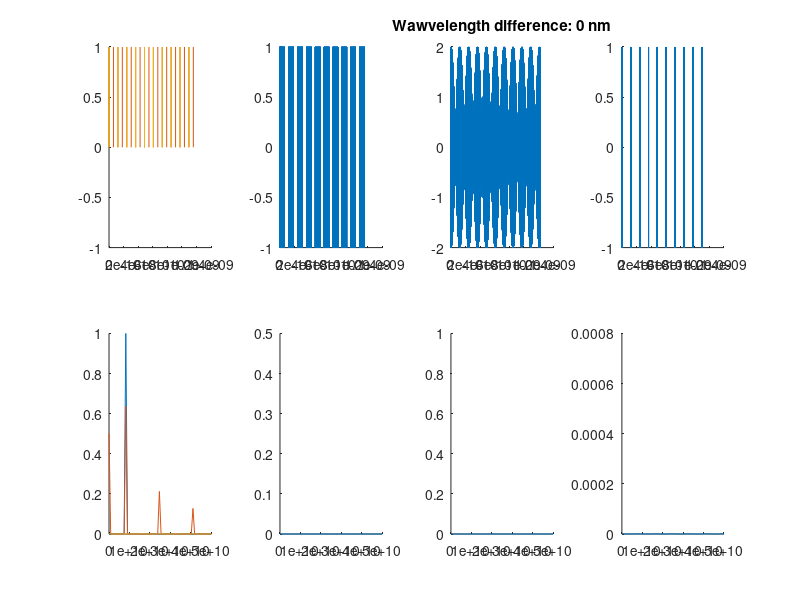

The MATLAB script that drew this image:
% Display frequncy components in different types of waves
clear

LIGHT_SPEED = 299792458;

% NearIR wavelength windows
window1Wavelength_m = [650 950]*10^-9;

window2Wavelength_m = [1259 1100 1350]*10^-9;

window3Wavelength_m = [1671 1600 1870]*10^-9;

window4Wavelength_m = [2208 2100 2300]*10^-9;

%Target resonance
%%% Pulsed is very sensitive to this, 
%%% may be difference if this shifts between odd or even modes.
targetFrequency_hz = 8.22*10^9; 1.6388*10^9;  %*1.25

targetWavelength_m = LIGHT_SPEED/targetFrequency_hz;

targetPeriod_s = 1/targetFrequency_hz;

periodsToSimulate = 10;

simulationDuration_s = periodsToSimulate*targetPeriod_s;

% Convert wavelengths to frequncies
window1Frequency_hz = LIGHT_SPEED./window1Wavelength_m;

window2Frequency_hz = LIGHT_SPEED./window2Wavelength_m;

window3Frequency_hz = LIGHT_SPEED./window3Wavelength_m;

window4Frequency_hz = LIGHT_SPEED./window4Wavelength_m;

%%% CHANGE FREQUNCY BAND HERE
carrierFrequency_hz = window3Frequency_hz(1);

% Sampling rate
pointsPerCarrierWave = 10; %No qulatitative change 10 - 100

samplingFrequency_hz = window1Frequency_hz(1)*pointsPerCarrierWave;

samplingPeriod_s = 1/samplingFrequency_hz;

sampleLength = round(simulationDuration_s/samplingPeriod_s);



% Create signals
time_s = (0:sampleLength-1)*samplingPeriod_s; 

% Target signal is just sine wave
targetSignal = sin(2*pi*targetFrequency_hz*time_s);

% Ideal pulsed signal is half-rectified square wave
pulsedSignal = targetSignal;

pulsedSignal(pulsedSignal < 0) = 0;

pulsedSignal(pulsedSignal > 0) = 1;

% Add lightwave to pulses
lightPulseSignal = sin(2*pi*carrierFrequency_hz*time_s).*pulsedSignal;

% Create beating signal - subtract so longer wavelength
upperFrequncy_hz = carrierFrequency_hz - targetFrequency_hz;

beatingSignal = sin(2*pi*carrierFrequency_hz*time_s) + sin(2*pi*upperFrequncy_hz*time_s); 
%beatingSignal = sin(2*pi*carrierFrequency_hz*time_s) .* sin(2*pi*targetFrequency_hz*time_s); 


wavelengthDifference_nm = (LIGHT_SPEED/upperFrequncy_hz - LIGHT_SPEED/carrierFrequency_hz)*10^9;

% Create femto-pulsed signal
pulseDuration = 100*10^-15;

femtoPulsedSignal = pulsedSignal;

changeInds = find(diff(pulsedSignal) > 0) + 1;

% figure; hold on;
% plot(time_s, pulsedSignal) 
% plot(time_s(changeInds), pulsedSignal(changeInds),'rx') 

for i = 1:length(changeInds)-1
    inds = find(time_s > (time_s(changeInds(i)) + pulseDuration) & ... 
        time_s < time_s(changeInds(i+1)));
    
    femtoPulsedSignal(inds) = 0;
end

inds = find(time_s > (time_s(changeInds(end)) + pulseDuration));

femtoPulsedSignal(inds) = 0;

% Add lightwave to femto-pulses

lightFemtoPulsedSignal = sin(2*pi*carrierFrequency_hz*time_s).*femtoPulsedSignal;
    


% Frequency analysis 
frequencyReference = samplingFrequency_hz*(0:(sampleLength/2))/sampleLength;

% Target signal
targetPower = abs(fft(targetSignal)/sampleLength);

targetPower = targetPower(1:sampleLength/2+1);

targetPower(2:end-1) = 2*targetPower(2:end-1);

% Ideal pulsed
pulsedPower = abs(fft(pulsedSignal)/sampleLength);

pulsedPower = pulsedPower(1:sampleLength/2+1);

pulsedPower(2:end-1) = 2*pulsedPower(2:end-1);

% Lightwave pulsed
lightPulsedPower = abs(fft(lightPulseSignal)/sampleLength);

lightPulsedPower = lightPulsedPower(1:sampleLength/2+1);

lightPulsedPower(2:end-1) = 2*lightPulsedPower(2:end-1);

% Beating 
beatingPower = abs(fft(beatingSignal)/sampleLength);

beatingPower = beatingPower(1:sampleLength/2+1);

beatingPower(2:end-1) = 2*beatingPower(2:end-1);

% Femto-pulsed
femtoPulsedPower = abs(fft(femtoPulsedSignal)/sampleLength);

femtoPulsedPower = femtoPulsedPower(1:sampleLength/2+1);

femtoPulsedPower(2:end-1) = 2*femtoPulsedPower(2:end-1);

% Lightwave femto-pulsed
ligthFemtoPulsedPower = abs(fft(lightFemtoPulsedSignal)/sampleLength);

ligthFemtoPulsedPower = ligthFemtoPulsedPower(1:sampleLength/2+1);

ligthFemtoPulsedPower(2:end-1) = 2*ligthFemtoPulsedPower(2:end-1);



% Display results
close all

figure; subplot(2,4,1); hold on

plot(time_s, targetSignal)

plot(time_s, pulsedSignal)

plot(time_s, femtoPulsedSignal)

subplot(2,4,2); hold on

plot(time_s, lightPulseSignal)

subplot(2,4,3); hold on

plot(time_s, beatingSignal)

title(sprintf('Wawvelength difference: %.f nm', wavelengthDifference_nm));

subplot(2,4,4); hold on

plot(time_s, lightFemtoPulsedSignal)

% Plot power spectra
subplot(2,4,5); hold on

plot(frequencyReference, targetPower)

plot(frequencyReference, pulsedPower)

plot(frequencyReference, femtoPulsedPower)

xlim([0 50*10^9])

subplot(2,4,6); hold on

plot(frequencyReference, lightPulsedPower)

xlim([0 50*10^9])

subplot(2,4,7); hold on

plot(frequencyReference, beatingPower)

xlim([0 50*10^9])

subplot(2,4,8); hold on

plot(frequencyReference, ligthFemtoPulsedPower)

xlim([0 50*10^9])